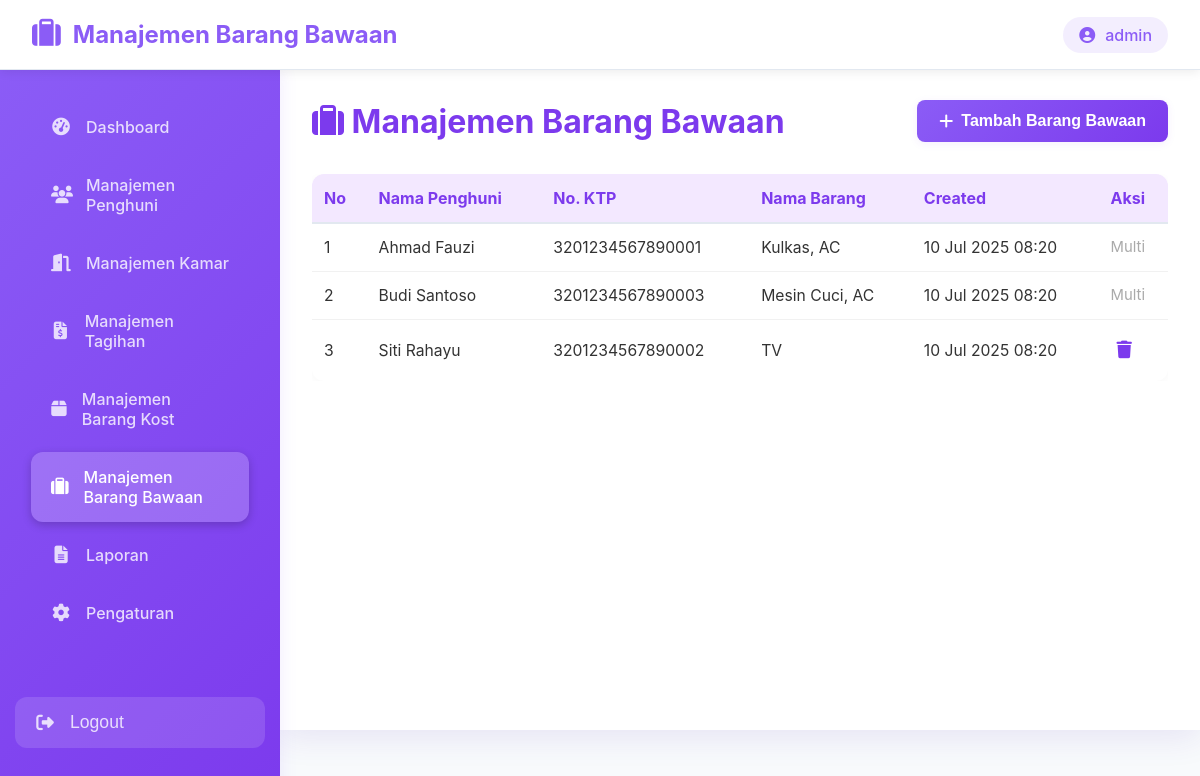
Page /manajemen_barang_bawaan.php (signed in) on the committed database.
### tables this page shows
CREATE TABLE tb_brng_bawaan (
    id INT AUTO_INCREMENT PRIMARY KEY,
    id_penghuni INT NOT NULL,
    id_barang INT NOT NULL,
    created_at TIMESTAMP DEFAULT CURRENT_TIMESTAMP,
    FOREIGN KEY (id_penghuni) REFERENCES tb_penghuni(id) ON DELETE CASCADE,
    FOREIGN KEY (id_barang) REFERENCES tb_barang(id) ON DELETE CASCADE
);

CREATE TABLE tb_penghuni (
    id INT AUTO_INCREMENT PRIMARY KEY,
    nama VARCHAR(100) NOT NULL,
    no_ktp VARCHAR(20) UNIQUE NOT NULL,
    no_hp VARCHAR(15) NOT NULL,
    tgl_masuk DATE NOT NULL,
    tgl_keluar DATE NULL,
    created_at TIMESTAMP DEFAULT CURRENT_TIMESTAMP,
    updated_at TIMESTAMP DEFAULT CURRENT_TIMESTAMP ON UPDATE CURRENT_TIMESTAMP
);

### manajemen_barang_bawaan.php (the view, shortened to what this page needs)
<?php
$conn = getConnection();
$barang_bawaan = $conn->query('SELECT bb.*, p.nama AS nama_penghuni, p.no_ktp, b.nama AS nama_barang, bb.created_at FROM tb_brng_bawaan bb JOIN tb_penghuni p ON bb.id_penghuni = p.id JOIN tb_barang b ON bb.id_barang = b.id ORDER BY p.nama, p.no_ktp, bb.id DESC')->fetchAll(PDO::FETCH_ASSOC);
$grouped = [];
foreach ($barang_bawaan as $row) {
    $key = $row['nama_penghuni'] . '|' . $row['no_ktp'];
    if (!isset($grouped[$key])) {
        $grouped[$key] = [
            'nama_penghuni' => $row['nama_penghuni'],
            'no_ktp' => $row['no_ktp'],
            'created_at' => $row['created_at'],
            'barang' => []
        ];
    }
    $grouped[$key]['barang'][] = $row['nama_barang'];
}
?>
<!DOCTYPE html>
<html lang="id">
<head>
    <link href="https://cdnjs.cloudflare.com/ajax/libs/font-awesome/6.0.0/css/all.min.css" rel="stylesheet">
    <link rel="stylesheet" href="https://cdnjs.cloudflare.com/ajax/libs/font-awesome/6.4.0/css/all.min.css">
</head>
<body>
    <div class="navbar">
        <div class="navbar-brand">
            <i class="fas fa-suitcase"></i>
            <span>Manajemen Barang Bawaan</span>
        </div>
        <div class="navbar-user">
            <div class="user-info">
                <i class="fas fa-user-circle"></i>
                <span><?php echo htmlspecialchars($_SESSION['username']); ?></span>
            </div>
        </div>
    </div>
    <div class="sidebar" id="sidebar">
        <ul class="sidebar-menu">
            <li><a href="dashboard.php"><i class="fas fa-tachometer-alt"></i> <span>Dashboard</span></a></li>
            <li><a href="manajemen_penghuni.php"><i class="fas fa-users"></i> <span>Manajemen Penghuni</span></a></li>
            <li><a href="manajemen_kamar.php"><i class="fas fa-door-open"></i> <span>Manajemen Kamar</span></a></li>
            <li><a href="manajemen_tagihan.php"><i class="fas fa-file-invoice-dollar"></i> <span>Manajemen Tagihan</span></a></li>
            <li><a href="manajemen_barang.php"><i class="fas fa-box"></i> <span>Manajemen Barang Kost</span></a></li>
            <li><a href="manajemen_barang_bawaan.php" class="active"><i class="fas fa-suitcase"></i> <span>Manajemen Barang Bawaan</span></a></li>
            <li><a href="laporan.php" <?php if(basename($_SERVER['PHP_SELF'])=='laporan.php') echo 'class="active"'; ?>><i class="fas fa-file-alt"></i> <span>Laporan</span></a></li>
            <li><a href="#"><i class="fas fa-cog"></i> <span>Pengaturan</span></a></li>
        </ul>
        <form action="logout.php" method="post" class="sidebar-logout-form">
            <button type="submit" class="logout-btn">
                <i class="fa-solid fa-right-from-bracket"></i> <span>Logout</span>
            </button>
        </form>
    </div>
    <div class="main-content">
        <div class="header-row">
            <h1><i class="fas fa-suitcase"></i> Manajemen Barang Bawaan</h1>
            <button id="btnTambahBarangBawaan" class="add-btn"><i class="fas fa-plus"></i> Tambah Barang Bawaan</button>
        </div>
        <div style="overflow-x:auto;">
        <table>
            <thead>
                <tr>
                    <th>No</th>
                    <th>Nama Penghuni</th>
                    <th>No. KTP</th>
                    <th>Nama Barang</th>
                    <th>Created</th>
                    <th>Aksi</th>
                </tr>
            </thead>
            <tbody>
            <?php
            $no=1;
            foreach ($grouped as $row):
            ?>
                <tr>
                    <td><?= $no++ ?></td>
                    <td><?= htmlspecialchars($row['nama_penghuni']) ?></td>
                    <td><?= htmlspecialchars($row['no_ktp']) ?></td>
                    <td><?= htmlspecialchars(implode(', ', $row['barang'])) ?></td>
                    <td><?= $row['created_at'] ? date('d M Y H:i', strtotime($row['created_at'])) : '-' ?></td>
                    <td class="aksi">
                        <?php if (count($row['barang']) == 1): ?>
                            <button class="aksi-btn hapus-btn" title="Hapus" data-id="<?= $row['id'] ?? '' ?>"><i class="fas fa-trash"></i></button>
                        <?php else: ?>
                            <span style="color:#aaa;font-size:0.95em;">Multi</span>
                        <?php endif; ?>
                    </td>
                </tr>
            <?php endforeach; ?>
            </tbody>
        </table>
        </div>
    </div>
</body>
</html>

### manajemen_barang_bawaan.php (style rules this page uses)
* { margin: 0; padding: 0; box-sizing: border-box; }
body { background: #f8fafc; font-family: 'Inter', 'Segoe UI', Tahoma, Geneva, Verdana, sans-serif; }
.navbar { width: 100%; height: 70px; background: white; border-bottom: 1px solid #e2e8f0; display: flex; align-items: center; justify-content: space-between; padding: 0 2rem; z-index: 1000; box-shadow: 0 2px 10px rgba(0, 0, 0, 0.08); position: fixed; top: 0; left: 0; }
.navbar-brand { display: flex; align-items: center; gap: 12px; font-size: 1.5rem; font-weight: 700; color: #8b5cf6; }
.navbar-brand i { font-size: 1.8rem; }
.navbar-user { display: flex; align-items: center; gap: 15px; }
.user-info { display: flex; align-items: center; gap: 10px; padding: 8px 16px; background: rgba(139, 92, 246, 0.1); border-radius: 25px; font-weight: 500; color: #8b5cf6; }
.logout-btn { display: flex; align-items: center; gap: 10px; background: linear-gradient(90deg, #ff6a5b, #ff9472); color: #fff; border: none; border-radius: 30px; padding: 14px 32px; font-size: 1.1rem; font-weight: 600; cursor: pointer; box-shadow: 0 4px 16px rgba(0,0,0,0.08); transition: background 0.2s, box-shadow 0.2s, transform 0.1s; }
.logout-btn i { font-size: 1.2em; }
.sidebar { position: fixed; top: 70px; left: 0; width: 280px; height: calc(100vh - 70px); background: linear-gradient(135deg, #8b5cf6 0%, #7c3aed 100%); padding: 2rem 0; overflow-y: auto; z-index: 999; box-shadow: 2px 0 15px rgba(139, 92, 246, 0.1); display: flex; flex-direction: column; }
.sidebar-menu { list-style: none; padding: 0 1rem; flex: 1 1 auto; }
.sidebar-menu li { margin-bottom: 0.5rem; }
.sidebar-menu a { display: flex; align-items: center; gap: 15px; padding: 15px 20px; color: rgba(255, 255, 255, 0.8); text-decoration: none; border-radius: 12px; margin: 0 15px; transition: all 0.3s ease; font-weight: 500; position: relative; }
.sidebar-menu a.active { background: rgba(255, 255, 255, 0.2); color: white; box-shadow: 0 3px 10px rgba(0, 0, 0, 0.2); }
.sidebar-menu i { width: 20px; text-align: center; font-size: 1.1rem; }
.sidebar-logout-form { margin: 0 15px 20px 15px; }
.logout-btn { width: 100%; display: flex; align-items: center; gap: 15px; padding: 15px 20px; color: rgba(255,255,255,0.8); background: rgba(255,255,255,0.13); border: none; border-radius: 12px; font-size: 1.1rem; font-weight: 500; cursor: pointer; transition: all 0.3s ease; box-shadow: none; text-align: left; }
.logout-btn i { width: 20px; text-align: center; font-size: 1.1rem; }
.main-content { margin-left: 280px; padding: 100px 2rem 2rem 2rem; min-height: calc(100vh - 70px); background: #fff; border-radius: 32px 0 0 0; box-shadow: 0 8px 32px rgba(80, 36, 180, 0.10); transition: margin-left 0.2s, padding 0.2s, background 0.2s; }
.header-row { display: flex; justify-content: space-between; align-items: center; margin-bottom: 2rem; }
.header-row h1 { font-size: 2rem; color: #7c3aed; margin: 0; }
.add-btn { background: linear-gradient(135deg, #8b5cf6, #7c3aed); color: #fff; border: none; border-radius: 8px; padding: 12px 22px; font-size: 1rem; font-weight: 600; cursor: pointer; display: flex; align-items: center; gap: 8px; box-shadow: 0 2px 8px rgba(124, 51, 234, 0.08); transition: background 0.2s, box-shadow 0.2s; }
table { width: 100%; border-collapse: collapse; background: #fff; border-radius: 12px; overflow: hidden; box-shadow: 0 2px 8px rgba(0,0,0,0.03); }
th, td { padding: 14px 12px; text-align: left; }
th { background: #f3e8ff; color: #7c3aed; font-size: 1rem; font-weight: 700; border-bottom: 2px solid #e2e8f0; }
tr { border-bottom: 1px solid #f1f1f1; transition: background 0.15s; }
tr:last-child { border-bottom: none; }
td { font-size: 0.98rem; color: #333; }
.aksi { display: flex; gap: 10px; }
.aksi-btn { border: none; background: none; cursor: pointer; color: #7c3aed; font-size: 1.1rem; padding: 6px; border-radius: 6px; transition: background 0.2s, color 0.2s; }

### rows in the picture
tb_brng_bawaan: id_penghuni.nama "Siti Rahayu", id_penghuni.no_ktp "3201234567890002", barang "TV", created_at "10 Jul 2025 08:20"

### other values in the picture
$_SESSION['username'] "admin"
$row['nama_penghuni'] "Ahmad Fauzi"
$row['no_ktp'] "3201234567890001"
implode(', ', $row['barang']) "Kulkas, AC"
date('d M Y H:i', strtotime($row['created_at'])) "10 Jul 2025 08:20"
$row['nama_penghuni'] "Budi Santoso"
$row['no_ktp'] "3201234567890003"
implode(', ', $row['barang']) "Mesin Cuci, AC"
